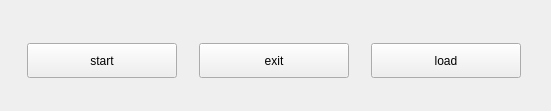
   <widget class="QWidget" name="horizontalLayoutWidget">
    <property name="geometry">
     <rect>
      <x>80</x>
      <y>440</y>
      <width>551</width>
      <height>111</height>
     </rect>
    </property>
    <layout class="QHBoxLayout" name="GameMenu">
     <property name="topMargin">
      <number>11</number>
     </property>
     <property name="bottomMargin">
      <number>0</number>
     </property>
     <item>
      <widget class="QPushButton" name="btnstart">
       <property name="minimumSize">
        <size>
         <width>150</width>
         <height>35</height>
        </size>
       </property>
       <property name="maximumSize">
        <size>
         <width>150</width>
         <height>35</height>
        </size>
       </property>
       <property name="text">
        <string>start</string>
       </property>
      </widget>
     </item>
     <item>
      <widget class="QPushButton" name="btnexit">
       <property name="minimumSize">
        <size>
         <width>150</width>
         <height>35</height>
        </size>
       </property>
       <property name="maximumSize">
        <size>
         <width>150</width>
         <height>35</height>
        </size>
       </property>
       <property name="text">
        <string>exit</string>
       </property>
      </widget>
     </item>
     <item>
      <widget class="QPushButton" name="btnload">
       <property name="minimumSize">
        <size>
         <width>150</width>
         <height>35</height>
        </size>
       </property>
       <property name="maximumSize">
        <size>
         <width>150</width>
         <height>35</height>
        </size>
       </property>
       <property name="text">
        <string>load</string>
       </property>
      </widget>
     </item>
    </layout>
   </widget>
